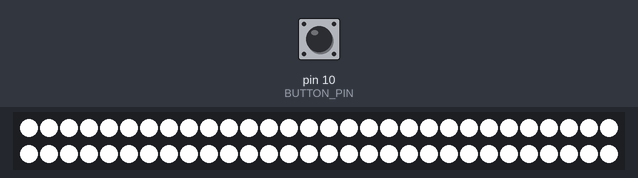
A sketch run on a simulated Arduino Uno, built with avr-gcc and run on an emulated ATmega328P. On the bench: 60 RGB LEDs in strip order, left to right, continuing on the next row. The inputs (shaded band) are chosen by the test bench; at power-on: pin 10 (BUTTON_PIN) HIGH. Dim RGB values are drawn brighter than linear.

Above: at 1.2 s.
1.3 s: pin 10 (BUTTON_PIN) pulled LOW for 1 s
At 3.3 s:
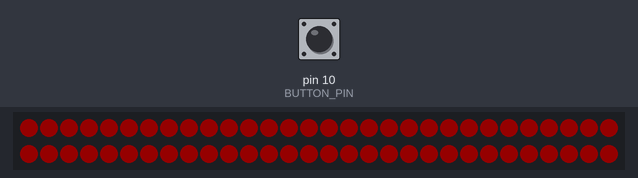
3.8 s: pin 10 (BUTTON_PIN) pulled LOW for 3.2 s
At 5.2 s:
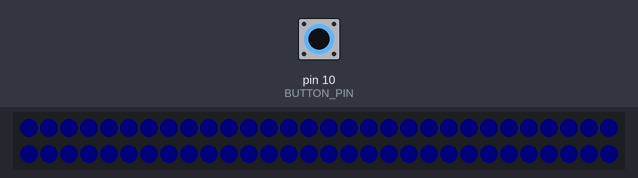
8.5 s: pin 10 (BUTTON_PIN) pulled LOW for 1 s
At 9.9 s:
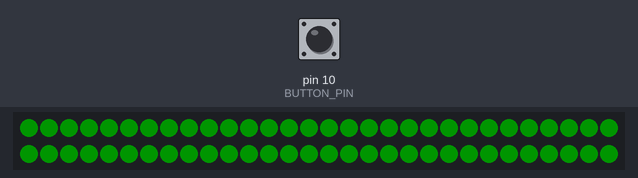
11.0 s: pin 10 (BUTTON_PIN) pulled LOW for 0.15 s
Timing chart, 0 to 13.7 s (numbered marks = the images above; inputs shaded):
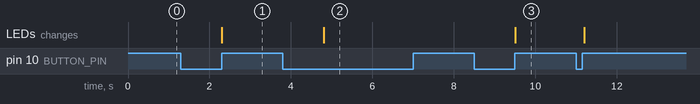

The sketch:

_8_CampingLight.ino
```cpp
// This program will setup the board attached to the BlinkyTape and display one
// color all across the LEDs. When you push the button briefly it will change
// to a new color and wait for you to push the button again. If you hold
// the button down for 1 second it will turn off the LEDs by setting
// the brightness to zero.


#include <FastLED.h>
#define BUTTON_PIN 10
#define PIN_SIGNAL 13
#define LED_COUNT 60
struct CRGB leds[LED_COUNT];
int colorID = 0;   // counter for track current color
uint8_t lastButtonState = 1; // Tracks the state of the button
                             // start with unpressed
int longPressLength = 10; // How long is a long press?
        // 10 will equal one second when we're done looping
        // every 100 milliseconds
int BRIGHT_LEVEL = 20; // The starting level for the lights

void setup(){
  LEDS.addLeds<WS2812B, PIN_SIGNAL, GRB>(leds, LED_COUNT); // BlinkyBoard Config
  changeColor();
  LEDS.setBrightness(BRIGHT_LEVEL);
  pinMode(BUTTON_PIN, INPUT_PULLUP); // The mode of pin for the button
}

void changeColor(){
  if (colorID < 4){  // This part increments the colorID
    colorID++;
    } else {
      colorID = 1;
    }
  switch (colorID){
    case 1:
      // White
      for( int k=0; k<LED_COUNT; k++) {
        leds[k] = CRGB( 255, 255, 255);
        }
      break;
    case 2:
        // Red
      for( int k=0; k<LED_COUNT; k++) {
        leds[k] = CRGB( 255, 0, 0);
        }
      break;
    case 3:
      // Blue
      for( int k=0; k<LED_COUNT; k++) {
        leds[k] = CRGB( 0, 0, 25);
        }
      break;
    case 4:
      // Green
      for( int k=0; k<LED_COUNT; k++) {
        leds[k] = CRGB( 0, 255, 0);
        }
      break;
    }
  LEDS.show(); // Send the current color to the BlinkyTape
  }

void cycleBrightness(){
  if (BRIGHT_LEVEL<80){    // Don't go over 90, only add 10 if its less than 80
    BRIGHT_LEVEL+=10;
  } else {
    BRIGHT_LEVEL=20;
  }
  LEDS.setBrightness(BRIGHT_LEVEL);   // Set the new brightness level
  LEDS.show();
  }


void loop() {

  uint8_t buttonState = digitalRead(BUTTON_PIN);

  if((buttonState != lastButtonState) && (buttonState == 0)) {
    int pressLength=0;
    while (digitalRead(BUTTON_PIN) == LOW && pressLength < 10)
      {
        delay(100);
        pressLength++;
      }
      if (pressLength < 10) {
      // Short press action
        cycleBrightness();
      } else {
        // Long Press Action
        changeColor();
        lastButtonState = buttonState;
      }
  } else {
  lastButtonState = buttonState;
  }
}
```

Measured:
- after the input at 1.3 s, the LEDs: change after 1.0 s (image 1)
- after the input at 3.8 s, the LEDs: change after 1.0 s (image 2)
- after the input at 8.5 s, the LEDs: change after 1.0 s (image 3)
